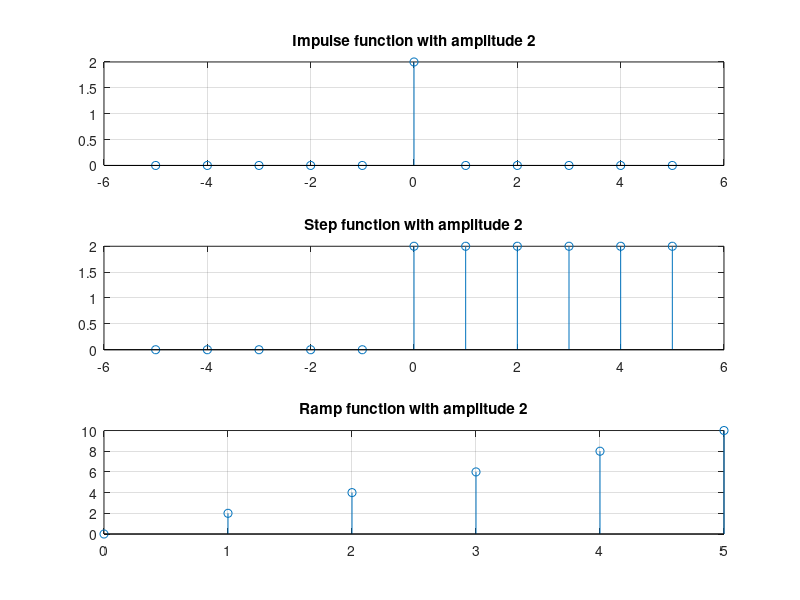

Source code (MATLAB):
%Lab Task 1: Generate an impulse and a step signal with amplitude of 2 units and a ramp signal
%with a slope of 2. Take an arbitrary time vector. Attach plots as well.
n=-5:1:5;
impulse=2.*(n==0);
subplot(311)
stem(n,impulse)
title('Impulse function with amplitude 2')
grid
n=-5:1:5;
step=2.*(n>=0);
subplot(312)
stem(n,step)
title('Step function with amplitude 2')
grid
n=0:1:5;
ramp=n.*(2.*(n>=0));
subplot(313)
stem(n,ramp)
title('Ramp function with amplitude 2')
grid

